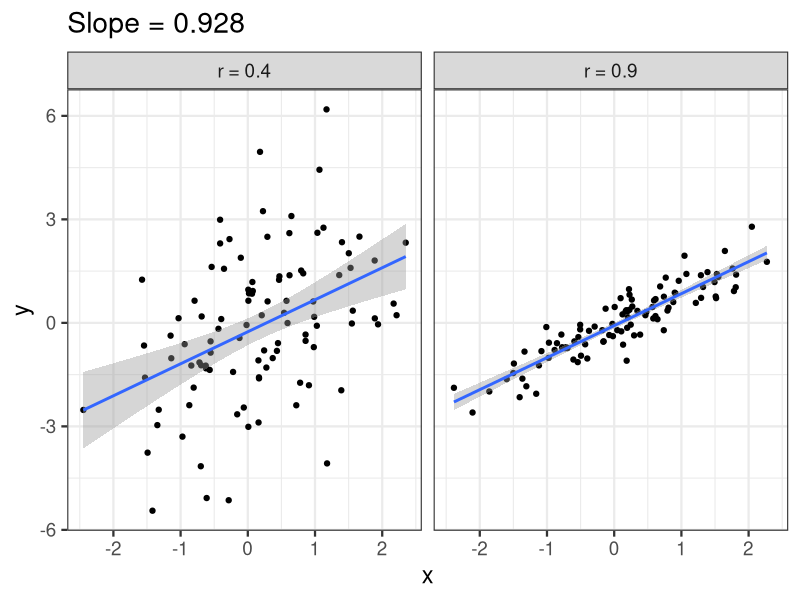
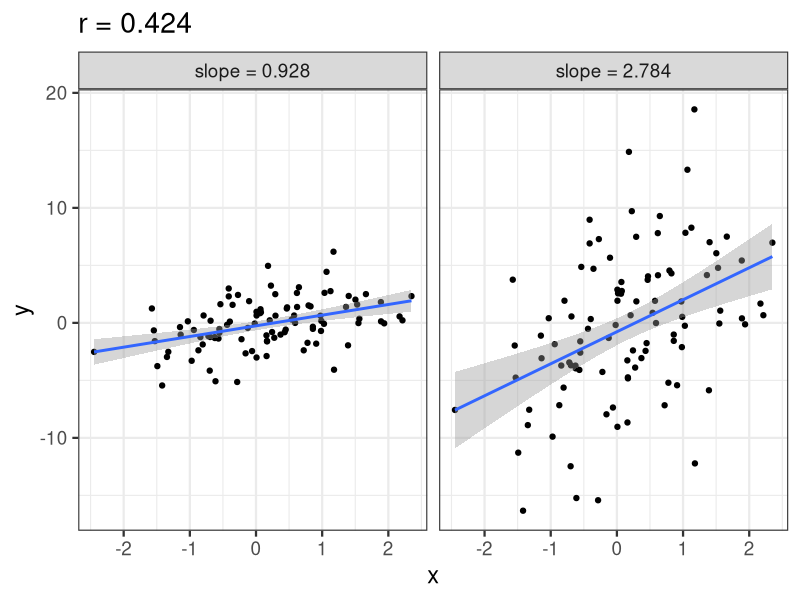

Reproduce these figures in R, in order.
library(mvtnorm)
library(tidyverse)
library(ggplot2)

set.seed(2002)
a <- rmvnorm(100, c(0,0), sigma=matrix(c(1, 0.9, 0.9, 1), byrow=TRUE, ncol=2))
set.seed(2002)
b <- rmvnorm(100, c(0,0), sigma=matrix(c(1, 0.4, 0.4, 1), byrow=TRUE, ncol=2))


#get the slopes right
z <- lm(X2 ~ X1, data=data.frame(a))
z2 <- lm(X2 ~ X1, data=data.frame(b))
z
z2

b[,2] <- b[,2]  * coef(z)[2]/coef(z2)[2]
lm(X2 ~ X1, data=data.frame(a))
lm(X2 ~ X1, data=data.frame(b))


dat <- data.frame(rbind(a,b))
names(dat) <- c("x", "y")
dat <- mutate(dat, r=c(rep("r = 0.9", 100), rep("r = 0.4",100)))

qplot(x,y,data = dat) +
  stat_smooth(method="lm") +
  theme_bw(base_size=17) +
  facet_wrap(~r) +
  ggtitle(str_c("Slope = ", round(coef(z)[2],3)))


dat2 <- data.frame(rbind(b, b))    
names(dat2) <- c("x", "y")
dat2$grp <- c(rep(1,100), rep(2,100))
dat2[101:200,2] <- dat2[101:200,2]*3
dat2 <- dat2 %>%
  group_by(grp) %>%
  mutate(slope = coef(lm(y~x))[2]) %>%
  mutate(r = cor(x,y)) %>%
  mutate(slope = str_c("slope = ", round(slope,3)))

qplot(x,y,data = dat2) +
  stat_smooth(method="lm") +
  theme_bw(base_size=17) +
  facet_wrap(~slope) +
  ggtitle("r = 0.424")

